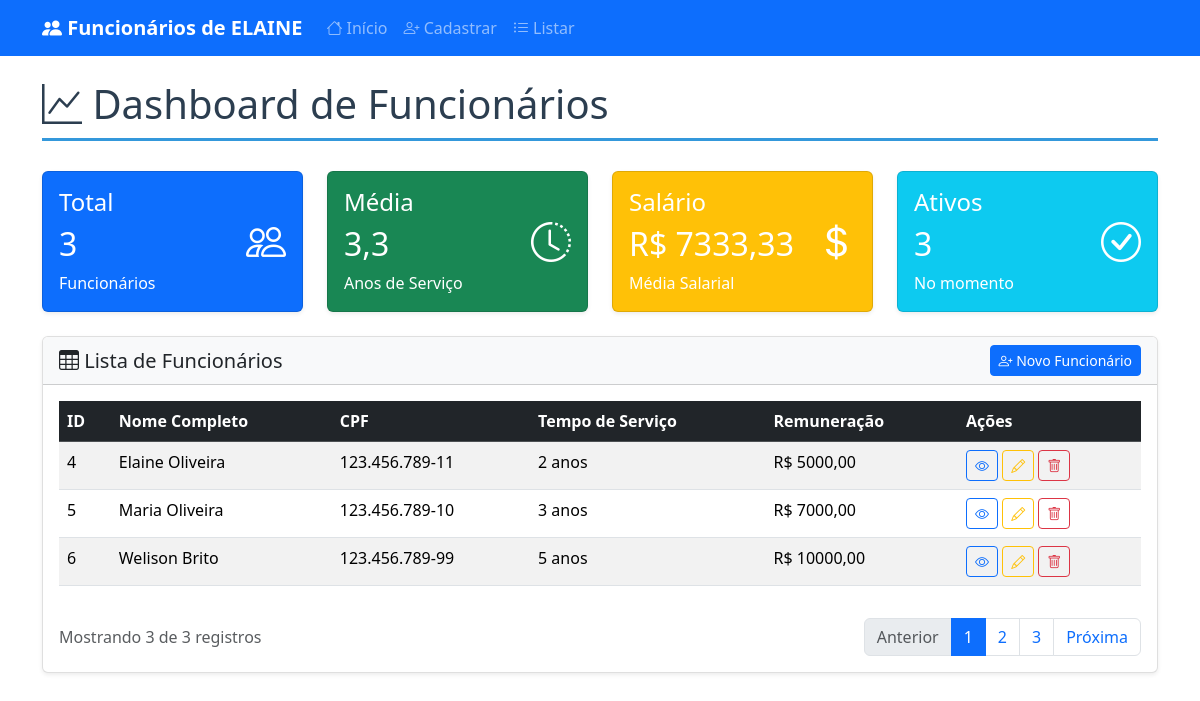
The app's page /website/ with its own data.
### funcionario/models.py (models this page shows, shortened)
class Funcionarios(models.Model):
    nome = models.CharField(
        max_length=255,
        null=False,
        blank=False,
        verbose_name='Nome'
    )
    sobrenome = models.CharField(
        max_length=255,
        null=False,
        blank=False,
        verbose_name='Sobrenome'
    )
    cpf = models.CharField(
        max_length=14,
        null=False,
        blank=False,
        verbose_name='CPF',
        unique=True
    )
    tempo_de_servico = models.IntegerField(
        default=0,
        null=False,
        blank=False,
        verbose_name='Tempo de Serviço (anos)'
    )
    remuneracao = models.DecimalField(
        max_digits=8,
        decimal_places=2,
        null=False,
        blank=False,
        verbose_name='Remuneração'
    )
    objects = models.Manager()
    class Meta:
        verbose_name = 'Funcionário'
        verbose_name_plural = 'Funcionários'

### website/views.py (the view)
# urls.py: path('', views.index, name='index'),
def index(request):
    funcionarios = Funcionarios.objects.all()
    total_funcionarios = funcionarios.count()
    tempo_medio = funcionarios.aggregate(Avg('tempo_de_servico'))['tempo_de_servico__avg'] or 0
    salario_medio = funcionarios.aggregate(Avg('remuneracao'))['remuneracao__avg'] or 0
    ativos = total_funcionarios
    context = {
        'funcionarios': funcionarios,
        'total_funcionarios': total_funcionarios,
        'tempo_medio': round(tempo_medio, 1),
        'salario_medio': round(salario_medio, 2),
        'ativos': ativos,
    }
    return render(request, 'website/index.html', context)

### website/templates/website/index.html (shortened to what this page needs)
{% extends 'base.html' %}
{% block content %}
<div class="row">
    <div class="col-12">
        <h1 class="page-title">
            <i class="bi bi-graph-up"></i> Dashboard de Funcionários
        </h1>
    </div>
</div>
<div class="row mb-4">
    <div class="col-md-3">
        <div class="card text-white bg-primary">
            <div class="card-body">
                <div class="d-flex justify-content-between">
                    <div>
                        <h4 class="card-title">Total</h4>
                        <h2>{{ total_funcionarios }}</h2>
                        <p class="card-text">Funcionários</p>
                    </div>
                    <div class="align-self-center">
                        <i class="bi bi-people fs-1"></i>
                    </div>
                </div>
            </div>
        </div>
    </div>
    <div class="col-md-3">
        <div class="card text-white bg-success">
            <div class="card-body">
                <div class="d-flex justify-content-between">
                    <div>
                        <h4 class="card-title">Média</h4>
                        <h2>{{ tempo_medio }}</h2>
                        <p class="card-text">Anos de Serviço</p>
                    </div>
                    <div class="align-self-center">
                        <i class="bi bi-clock-history fs-1"></i>
                    </div>
                </div>
            </div>
        </div>
    </div>
    <div class="col-md-3">
        <div class="card text-white bg-warning">
            <div class="card-body">
                <div class="d-flex justify-content-between">
                    <div>
                        <h4 class="card-title">Salário</h4>
                        <h2>R$ {{ salario_medio }}</h2>
                        <p class="card-text">Média Salarial</p>
                    </div>
                    <div class="align-self-center">
                        <i class="bi bi-currency-dollar fs-1"></i>
                    </div>
                </div>
            </div>
        </div>
    </div>
    <div class="col-md-3">
        <div class="card text-white bg-info">
            <div class="card-body">
                <div class="d-flex justify-content-between">
                    <div>
                        <h4 class="card-title">Ativos</h4>
                        <h2>{{ ativos }}</h2>
                        <p class="card-text">No momento</p>
                    </div>
                    <div class="align-self-center">
                        <i class="bi bi-check-circle fs-1"></i>
                    </div>
                </div>
            </div>
        </div>
    </div>
</div>
<div class="row">
    <div class="col-12">
        <div class="card">
            <div class="card-header bg-light">
                <div class="d-flex justify-content-between align-items-center">
                    <h5 class="card-title mb-0">
                        <i class="bi bi-table"></i> Lista de Funcionários
                    </h5>
                    <a href="{% url 'cadastrar_funcionario' %}" class="btn btn-primary btn-sm">
                        <i class="bi bi-person-plus"></i> Novo Funcionário
                    </a>
                </div>
            </div>
            <div class="card-body">
                <div class="table-responsive">
                    <table class="table table-striped table-hover">
                        <thead class="table-dark">
                            <tr>
                                <th>ID</th>
                                <th>Nome Completo</th>
                                <th>CPF</th>
                                <th>Tempo de Serviço</th>
                                <th>Remuneração</th>
                                <th>Ações</th>
                            </tr>
                        </thead>
                        <tbody>
                            {% for funcionario in funcionarios %}
                            <tr>
                                <td>{{ funcionario.id }}</td>
                                <td>{{ funcionario.nome }} {{ funcionario.sobrenome }}</td>
                                <td>{{ funcionario.cpf }}</td>
                                <td>{{ funcionario.tempo_de_servico }} ano{{ funcionario.tempo_de_servico|pluralize }}</td>
                                <td>R$ {{ funcionario.remuneracao }}</td>
                                <td>
                                    <a href="{% url 'detalhes_funcionario' funcionario.id %}" class="btn btn-sm btn-outline-primary">
                                        <i class="bi bi-eye"></i>
                                    </a>
                                    <a href="{% url 'editar_funcionario' funcionario.id %}" class="btn btn-sm btn-outline-warning">
                                        <i class="bi bi-pencil"></i>
                                    </a>
                                    <a href="{% url 'excluir_funcionario' funcionario.id %}" class="btn btn-sm btn-outline-danger" onclick="return confirm('Tem certeza que deseja excluir este funcionário?')">
                                        <i class="bi bi-trash"></i>
                                    </a>
                                </td>
                            </tr>
                            {% endfor %}
                        </tbody>
                    </table>
                </div>
                {% if funcionarios %}
                <div class="d-flex justify-content-between align-items-center mt-3">
                    <div>
                        <span class="text-muted">Mostrando {{ funcionarios.count }} de {{ total_funcionarios }} registro{{ total_funcionarios|pluralize }}</span>
                    </div>
                    <nav>
                        <ul class="pagination mb-0">
                            <li class="page-item disabled">
                                <a class="page-link" href="#">Anterior</a>
                            </li>
                            <li class="page-item active">
                                <a class="page-link" href="#">1</a>
                            </li>
                            <li class="page-item">
                                <a class="page-link" href="#">2</a>
                            </li>
                            <li class="page-item">
                                <a class="page-link" href="#">3</a>
                            </li>
                            <li class="page-item">
                                <a class="page-link" href="#">Próxima</a>
                            </li>
                        </ul>
                    </nav>
                </div>
                {% endif %}
            </div>
        </div>
    </div>
</div>
{% endblock %}

### templates/base.html (shortened to what this page needs)
<!DOCTYPE html>
<html lang="pt-br">
<head>
    <link href="https://cdn.jsdelivr.net/npm/bootstrap@5.3.2/dist/css/bootstrap.min.css" rel="stylesheet">
    <link rel="stylesheet" href="https://cdn.jsdelivr.net/npm/bootstrap-icons@1.11.0/font/bootstrap-icons.css">
    {% load static %}
    <link rel="stylesheet" href="{% static 'css/style.css' %}">
</head>
<body>
    <nav class="navbar navbar-expand-lg navbar-dark bg-primary">
        <div class="container">
            <a class="navbar-brand" href="{% url 'index' %}">
                <i class="bi bi-people-fill"></i> Funcionários de ELAINE
            </a>
            <div class="collapse navbar-collapse" id="navbarNav">
                <ul class="navbar-nav me-auto">
                    <li class="nav-item">
                        <a class="nav-link" href="{% url 'index' %}">
                            <i class="bi bi-house"></i> Início
                        </a>
                    </li>
                    <li class="nav-item">
                        <a class="nav-link" href="{% url 'cadastrar_funcionario' %}">
                            <i class="bi bi-person-plus"></i> Cadastrar
                        </a>
                    </li>
                    <li class="nav-item">
                        <a class="nav-link" href="{% url 'listar_funcionarios' %}">
                            <i class="bi bi-list-ul"></i> Listar
                        </a>
                    </li>
                </ul>
            </div>
        </div>
    </nav>
    <main class="container my-4">
        {% block content %}
        {% endblock %}
    </main>
</body>
</html>

### static/css/style.css (style rules this page uses)
.page-title { color: #2c3e50; border-bottom: 3px solid #3498db; padding-bottom: 10px; margin-bottom: 30px; }
.card { box-shadow: 0 0.125rem 0.25rem rgba(0, 0, 0, 0.075); border: 1px solid rgba(0, 0, 0, 0.125); }
.navbar-brand { font-weight: bold; }

### records on screen
Funcionarios: id "4", nome "Elaine", sobrenome "Oliveira", cpf "123.456.789-11", tempo_de_servico "2", remuneracao "5000,00"
Funcionarios: id "5", nome "Maria", sobrenome "Oliveira", cpf "123.456.789-10", tempo_de_servico "3", remuneracao "7000,00"
Funcionarios: id "6", nome "Welison", sobrenome "Brito", cpf "123.456.789-99", tempo_de_servico "5", remuneracao "10000,00"

### other values on screen
{{ total_funcionarios }} "3"
{{ tempo_medio }} "3,3"
{{ salario_medio }} "7333,33"
{{ ativos }} "3"
{{ funcionarios.count }} "3"
